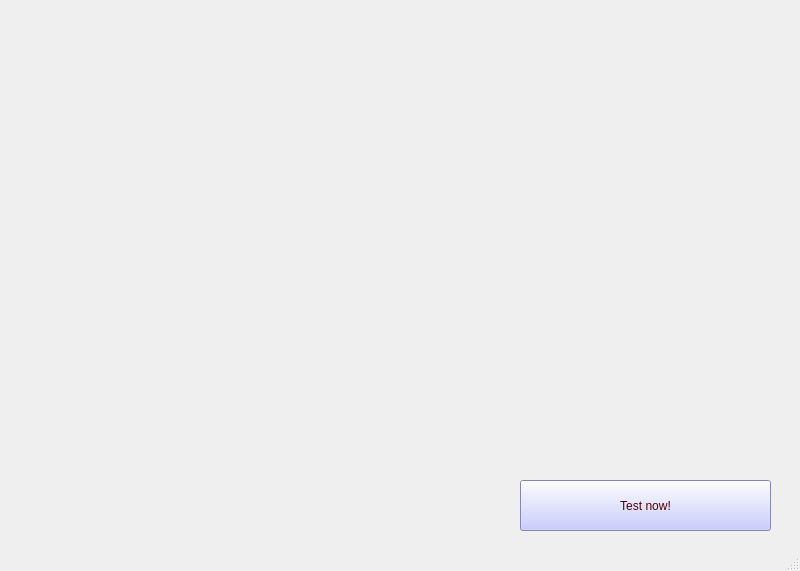
<?xml version="1.0" encoding="UTF-8"?>
<ui version="4.0">
 <class>MainWindow</class>
 <widget class="QMainWindow" name="MainWindow">
  <property name="geometry">
   <rect>
    <x>0</x>
    <y>0</y>
    <width>800</width>
    <height>571</height>
   </rect>
  </property>
  <property name="windowTitle">
   <string>MainWindow</string>
  </property>
  <widget class="QWidget" name="centralwidget">
   <widget class="QLabel" name="label">
    <property name="geometry">
     <rect>
      <x>-250</x>
      <y>-10</y>
      <width>1131</width>
      <height>461</height>
     </rect>
    </property>
    <property name="styleSheet">
     <string notr="true">background-image: url(:/newPrefix/image_index.jpg);</string>
    </property>
    <property name="text">
     <string/>
    </property>
   </widget>
   <widget class="QPushButton" name="pushButton">
    <property name="geometry">
     <rect>
      <x>520</x>
      <y>480</y>
      <width>251</width>
      <height>51</height>
     </rect>
    </property>
    <property name="styleSheet">
     <string notr="true">background-color: rgb(185, 189, 255);
color: rgb(85, 0, 0);
font: 14pt &quot;MS Sans Serif&quot;;</string>
    </property>
    <property name="text">
     <string>Test now!</string>
    </property>
   </widget>
  </widget>
  <widget class="QMenuBar" name="menubar">
   <property name="geometry">
    <rect>
     <x>0</x>
     <y>0</y>
     <width>800</width>
     <height>21</height>
    </rect>
   </property>
  </widget>
  <widget class="QStatusBar" name="statusbar"/>
 </widget>
 <resources>
  <include location="test.qrc"/>
  <include location="hi.qrc"/>
 </resources>
 <connections/>
</ui>
